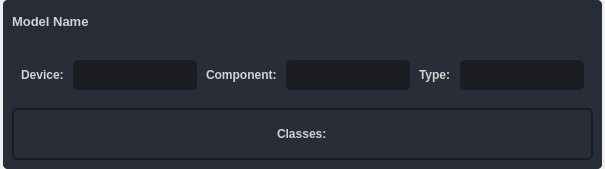
<?xml version="1.0" encoding="UTF-8"?>
<ui version="4.0">
 <class>listWidgetItem_model</class>
 <widget class="QWidget" name="listWidgetItem_model">
  <property name="geometry">
   <rect>
    <x>0</x>
    <y>0</y>
    <width>605</width>
    <height>169</height>
   </rect>
  </property>
  <property name="windowTitle">
   <string>Form</string>
  </property>
  <property name="styleSheet">
   <string notr="true"/>
  </property>
  <layout class="QVBoxLayout" name="verticalLayout">
   <property name="spacing">
    <number>3</number>
   </property>
   <property name="leftMargin">
    <number>3</number>
   </property>
   <property name="topMargin">
    <number>0</number>
   </property>
   <property name="rightMargin">
    <number>3</number>
   </property>
   <property name="bottomMargin">
    <number>0</number>
   </property>
   <item>
    <widget class="QFrame" name="frame_model">
     <property name="minimumSize">
      <size>
       <width>0</width>
       <height>0</height>
      </size>
     </property>
     <property name="maximumSize">
      <size>
       <width>16777215</width>
       <height>16777215</height>
      </size>
     </property>
     <property name="styleSheet">
      <string notr="true">background-color: rgb(41, 45, 56);
border-radius: 5px;
border:transparent;
color: rgb(210, 210, 210);
</string>
     </property>
     <property name="frameShape">
      <enum>QFrame::NoFrame</enum>
     </property>
     <property name="frameShadow">
      <enum>QFrame::Raised</enum>
     </property>
     <layout class="QVBoxLayout" name="verticalLayout_13" stretch="0,0">
      <property name="spacing">
       <number>0</number>
      </property>
      <property name="leftMargin">
       <number>0</number>
      </property>
      <property name="topMargin">
       <number>0</number>
      </property>
      <property name="rightMargin">
       <number>0</number>
      </property>
      <property name="bottomMargin">
       <number>0</number>
      </property>
      <item>
       <widget class="QFrame" name="frame_model_name">
        <property name="sizePolicy">
         <sizepolicy hsizetype="Preferred" vsizetype="Preferred">
          <horstretch>0</horstretch>
          <verstretch>0</verstretch>
         </sizepolicy>
        </property>
        <property name="maximumSize">
         <size>
          <width>16777215</width>
          <height>16777215</height>
         </size>
        </property>
        <property name="cursor">
         <cursorShape>ArrowCursor</cursorShape>
        </property>
        <property name="styleSheet">
         <string notr="true">	border: transparent;
	background-color: rgb(39, 44, 54);
	color: rgb(210,210,210);</string>
        </property>
        <property name="frameShape">
         <enum>QFrame::StyledPanel</enum>
        </property>
        <property name="frameShadow">
         <enum>QFrame::Raised</enum>
        </property>
        <layout class="QHBoxLayout" name="horizontalLayout">
         <property name="leftMargin">
          <number>9</number>
         </property>
         <property name="topMargin">
          <number>9</number>
         </property>
         <property name="rightMargin">
          <number>9</number>
         </property>
         <property name="bottomMargin">
          <number>9</number>
         </property>
         <item>
          <widget class="QPushButton" name="label_model_name">
           <property name="sizePolicy">
            <sizepolicy hsizetype="Expanding" vsizetype="Preferred">
             <horstretch>0</horstretch>
             <verstretch>0</verstretch>
            </sizepolicy>
           </property>
           <property name="minimumSize">
            <size>
             <width>0</width>
             <height>0</height>
            </size>
           </property>
           <property name="maximumSize">
            <size>
             <width>16777215</width>
             <height>16777215</height>
            </size>
           </property>
           <property name="font">
            <font>
             <pointsize>10</pointsize>
             <bold>true</bold>
            </font>
           </property>
           <property name="styleSheet">
            <string notr="true">QPushButton{
	text-align: left;
	border: transparent;
}
QPushButton:hover {
	font-size: 11pt;
	font-weight: bold;
}</string>
           </property>
           <property name="text">
            <string>Model Name</string>
           </property>
           <property name="iconSize">
            <size>
             <width>24</width>
             <height>24</height>
            </size>
           </property>
          </widget>
         </item>
        </layout>
       </widget>
      </item>
      <item>
       <widget class="QFrame" name="frame_model_components">
        <property name="minimumSize">
         <size>
          <width>0</width>
          <height>0</height>
         </size>
        </property>
        <property name="cursor">
         <cursorShape>ArrowCursor</cursorShape>
        </property>
        <property name="styleSheet">
         <string notr="true">QFrame {
	 border: transparent
}</string>
        </property>
        <property name="frameShadow">
         <enum>QFrame::Raised</enum>
        </property>
        <layout class="QVBoxLayout" name="verticalLayout_2">
         <property name="spacing">
          <number>9</number>
         </property>
         <property name="leftMargin">
          <number>9</number>
         </property>
         <property name="topMargin">
          <number>9</number>
         </property>
         <property name="rightMargin">
          <number>9</number>
         </property>
         <property name="bottomMargin">
          <number>9</number>
         </property>
         <item>
          <widget class="QFrame" name="frame_model_inner_components">
           <property name="minimumSize">
            <size>
             <width>0</width>
             <height>0</height>
            </size>
           </property>
           <property name="cursor">
            <cursorShape>ArrowCursor</cursorShape>
           </property>
           <property name="styleSheet">
            <string notr="true">QFrame {
	 border: transparent
}</string>
           </property>
           <property name="frameShadow">
            <enum>QFrame::Raised</enum>
           </property>
           <layout class="QHBoxLayout" name="horizontalLayout_2">
            <property name="spacing">
             <number>9</number>
            </property>
            <property name="leftMargin">
             <number>9</number>
            </property>
            <property name="topMargin">
             <number>9</number>
            </property>
            <property name="rightMargin">
             <number>9</number>
            </property>
            <property name="bottomMargin">
             <number>9</number>
            </property>
            <item>
             <widget class="QLabel" name="model_device_label">
              <property name="sizePolicy">
               <sizepolicy hsizetype="Preferred" vsizetype="Preferred">
                <horstretch>0</horstretch>
                <verstretch>0</verstretch>
               </sizepolicy>
              </property>
              <property name="minimumSize">
               <size>
                <width>0</width>
                <height>0</height>
               </size>
              </property>
              <property name="maximumSize">
               <size>
                <width>16777215</width>
                <height>30</height>
               </size>
              </property>
              <property name="styleSheet">
               <string notr="true">border-color:transparent</string>
              </property>
              <property name="text">
               <string>&lt;!DOCTYPE HTML PUBLIC &quot;-//W3C//DTD HTML 4.0//EN&quot; &quot;http://www.w3.org/TR/REC-html40/strict.dtd&quot;&gt;
&lt;html&gt;&lt;head&gt;&lt;meta name=&quot;qrichtext&quot; content=&quot;1&quot; /&gt;&lt;meta charset=&quot;utf-8&quot; /&gt;&lt;style type=&quot;text/css&quot;&gt;
p, li { white-space: pre-wrap; }
hr { height: 1px; border-width: 0; }
li.unchecked::marker { content: &quot;\2610&quot;; }
li.checked::marker { content: &quot;\2612&quot;; }
&lt;/style&gt;&lt;/head&gt;&lt;body style=&quot; font-family:'Segoe UI'; font-size:9pt; font-weight:400; font-style:normal;&quot;&gt;
&lt;p style=&quot; margin-top:0px; margin-bottom:0px; margin-left:0px; margin-right:0px; -qt-block-indent:0; text-indent:0px;&quot;&gt;&lt;span style=&quot; font-weight:700;&quot;&gt;Device:&lt;/span&gt;&lt;/p&gt;&lt;/body&gt;&lt;/html&gt;</string>
              </property>
              <property name="textFormat">
               <enum>Qt::MarkdownText</enum>
              </property>
              <property name="wordWrap">
               <bool>true</bool>
              </property>
             </widget>
            </item>
            <item>
             <widget class="QLineEdit" name="model_device_textEdit">
              <property name="enabled">
               <bool>true</bool>
              </property>
              <property name="minimumSize">
               <size>
                <width>0</width>
                <height>30</height>
               </size>
              </property>
              <property name="maximumSize">
               <size>
                <width>16777215</width>
                <height>30</height>
               </size>
              </property>
              <property name="styleSheet">
               <string notr="true">QLineEdit {
	height: 25px;
	background-color: rgb(27, 29, 35);
	border-radius: 5px;
	border: 2px solid rgb(27, 29, 35);
	padding-left: 10px;
}
QLineEdit:hover {
	border: 2px solid rgb(64, 71, 88);
}
QLineEdit:focus {
	border: 2px solid rgb(91, 101, 124);
}
QLineEdit[text=&quot;&quot;]{
	color:rgb(90,90,90);
}

QLineEdit:disabled {
	color: rgb(60,60,60);
	background-color: rgb(60, 60, 60);
	border: 2px solid rgb(32, 32, 32);
}</string>
              </property>
              <property name="readOnly">
               <bool>true</bool>
              </property>
             </widget>
            </item>
            <item>
             <widget class="QLabel" name="model_component_label">
              <property name="sizePolicy">
               <sizepolicy hsizetype="Preferred" vsizetype="Preferred">
                <horstretch>0</horstretch>
                <verstretch>0</verstretch>
               </sizepolicy>
              </property>
              <property name="minimumSize">
               <size>
                <width>0</width>
                <height>0</height>
               </size>
              </property>
              <property name="maximumSize">
               <size>
                <width>16777215</width>
                <height>30</height>
               </size>
              </property>
              <property name="styleSheet">
               <string notr="true">border-color:transparent</string>
              </property>
              <property name="text">
               <string>&lt;!DOCTYPE HTML PUBLIC &quot;-//W3C//DTD HTML 4.0//EN&quot; &quot;http://www.w3.org/TR/REC-html40/strict.dtd&quot;&gt;
&lt;html&gt;&lt;head&gt;&lt;meta name=&quot;qrichtext&quot; content=&quot;1&quot; /&gt;&lt;meta charset=&quot;utf-8&quot; /&gt;&lt;style type=&quot;text/css&quot;&gt;
p, li { white-space: pre-wrap; }
hr { height: 1px; border-width: 0; }
li.unchecked::marker { content: &quot;\2610&quot;; }
li.checked::marker { content: &quot;\2612&quot;; }
&lt;/style&gt;&lt;/head&gt;&lt;body style=&quot; font-family:'Segoe UI'; font-size:9pt; font-weight:400; font-style:normal;&quot;&gt;
&lt;p style=&quot; margin-top:0px; margin-bottom:0px; margin-left:0px; margin-right:0px; -qt-block-indent:0; text-indent:0px;&quot;&gt;&lt;span style=&quot; font-weight:700;&quot;&gt;Component:&lt;/span&gt;&lt;/p&gt;&lt;/body&gt;&lt;/html&gt;</string>
              </property>
              <property name="textFormat">
               <enum>Qt::MarkdownText</enum>
              </property>
              <property name="wordWrap">
               <bool>true</bool>
              </property>
             </widget>
            </item>
            <item>
             <widget class="QLineEdit" name="model_component_textEdit">
              <property name="enabled">
               <bool>true</bool>
              </property>
              <property name="minimumSize">
               <size>
                <width>0</width>
                <height>30</height>
               </size>
              </property>
              <property name="maximumSize">
               <size>
                <width>16777215</width>
                <height>30</height>
               </size>
              </property>
              <property name="styleSheet">
               <string notr="true">QLineEdit {
	height: 25px;
	background-color: rgb(27, 29, 35);
	border-radius: 5px;
	border: 2px solid rgb(27, 29, 35);
	padding-left: 10px;
}
QLineEdit:hover {
	border: 2px solid rgb(64, 71, 88);
}
QLineEdit:focus {
	border: 2px solid rgb(91, 101, 124);
}
QLineEdit[text=&quot;&quot;]{
	color:rgb(90,90,90);
}

QLineEdit:disabled {
	color: rgb(60,60,60);
	background-color: rgb(60, 60, 60);
	border: 2px solid rgb(32, 32, 32);
}</string>
              </property>
              <property name="readOnly">
               <bool>true</bool>
              </property>
             </widget>
            </item>
            <item>
             <widget class="QLabel" name="model_type_label">
              <property name="sizePolicy">
               <sizepolicy hsizetype="Preferred" vsizetype="Preferred">
                <horstretch>0</horstretch>
                <verstretch>0</verstretch>
               </sizepolicy>
              </property>
              <property name="minimumSize">
               <size>
                <width>0</width>
                <height>0</height>
               </size>
              </property>
              <property name="maximumSize">
               <size>
                <width>16777215</width>
                <height>30</height>
               </size>
              </property>
              <property name="styleSheet">
               <string notr="true">border-color:transparent</string>
              </property>
              <property name="text">
               <string>&lt;!DOCTYPE HTML PUBLIC &quot;-//W3C//DTD HTML 4.0//EN&quot; &quot;http://www.w3.org/TR/REC-html40/strict.dtd&quot;&gt;
&lt;html&gt;&lt;head&gt;&lt;meta name=&quot;qrichtext&quot; content=&quot;1&quot; /&gt;&lt;meta charset=&quot;utf-8&quot; /&gt;&lt;style type=&quot;text/css&quot;&gt;
p, li { white-space: pre-wrap; }
hr { height: 1px; border-width: 0; }
li.unchecked::marker { content: &quot;\2610&quot;; }
li.checked::marker { content: &quot;\2612&quot;; }
&lt;/style&gt;&lt;/head&gt;&lt;body style=&quot; font-family:'Segoe UI'; font-size:9pt; font-weight:400; font-style:normal;&quot;&gt;
&lt;p style=&quot; margin-top:0px; margin-bottom:0px; margin-left:0px; margin-right:0px; -qt-block-indent:0; text-indent:0px;&quot;&gt;&lt;span style=&quot; font-weight:700;&quot;&gt;Type:&lt;/span&gt;&lt;/p&gt;&lt;/body&gt;&lt;/html&gt;</string>
              </property>
              <property name="textFormat">
               <enum>Qt::MarkdownText</enum>
              </property>
              <property name="wordWrap">
               <bool>true</bool>
              </property>
             </widget>
            </item>
            <item>
             <widget class="QLineEdit" name="model_type_textEdit">
              <property name="enabled">
               <bool>true</bool>
              </property>
              <property name="minimumSize">
               <size>
                <width>0</width>
                <height>30</height>
               </size>
              </property>
              <property name="maximumSize">
               <size>
                <width>16777215</width>
                <height>30</height>
               </size>
              </property>
              <property name="styleSheet">
               <string notr="true">QLineEdit {
	height: 25px;
	background-color: rgb(27, 29, 35);
	border-radius: 5px;
	border: 2px solid rgb(27, 29, 35);
	padding-left: 10px;
}
QLineEdit:hover {
	border: 2px solid rgb(64, 71, 88);
}
QLineEdit:focus {
	border: 2px solid rgb(91, 101, 124);
}
QLineEdit[text=&quot;&quot;]{
	color:rgb(90,90,90);
}

QLineEdit:disabled {
	color: rgb(60,60,60);
	background-color: rgb(60, 60, 60);
	border: 2px solid rgb(32, 32, 32);
}</string>
              </property>
              <property name="readOnly">
               <bool>true</bool>
              </property>
             </widget>
            </item>
           </layout>
          </widget>
         </item>
         <item>
          <widget class="QFrame" name="frame_model_classes">
           <property name="sizePolicy">
            <sizepolicy hsizetype="Expanding" vsizetype="Preferred">
             <horstretch>0</horstretch>
             <verstretch>0</verstretch>
            </sizepolicy>
           </property>
           <property name="minimumSize">
            <size>
             <width>0</width>
             <height>0</height>
            </size>
           </property>
           <property name="cursor">
            <cursorShape>ArrowCursor</cursorShape>
           </property>
           <property name="styleSheet">
            <string notr="true">QFrame {
	border-radius: 5px;
	border: 2px solid rgb(27, 29, 35);
}</string>
           </property>
           <property name="frameShadow">
            <enum>QFrame::Raised</enum>
           </property>
           <layout class="QHBoxLayout" name="horizontalLayout_3">
            <property name="spacing">
             <number>24</number>
            </property>
            <property name="leftMargin">
             <number>9</number>
            </property>
            <property name="topMargin">
             <number>9</number>
            </property>
            <property name="rightMargin">
             <number>9</number>
            </property>
            <property name="bottomMargin">
             <number>9</number>
            </property>
            <item>
             <widget class="QLabel" name="model_classes_label">
              <property name="sizePolicy">
               <sizepolicy hsizetype="Fixed" vsizetype="Preferred">
                <horstretch>0</horstretch>
                <verstretch>0</verstretch>
               </sizepolicy>
              </property>
              <property name="minimumSize">
               <size>
                <width>0</width>
                <height>30</height>
               </size>
              </property>
              <property name="maximumSize">
               <size>
                <width>16777215</width>
                <height>30</height>
               </size>
              </property>
              <property name="styleSheet">
               <string notr="true">border:transparent;</string>
              </property>
              <property name="text">
               <string>&lt;!DOCTYPE HTML PUBLIC &quot;-//W3C//DTD HTML 4.0//EN&quot; &quot;http://www.w3.org/TR/REC-html40/strict.dtd&quot;&gt;
&lt;html&gt;&lt;head&gt;&lt;meta name=&quot;qrichtext&quot; content=&quot;1&quot; /&gt;&lt;meta charset=&quot;utf-8&quot; /&gt;&lt;style type=&quot;text/css&quot;&gt;
p, li { white-space: pre-wrap; }
hr { height: 1px; border-width: 0; }
li.unchecked::marker { content: &quot;\2610&quot;; }
li.checked::marker { content: &quot;\2612&quot;; }
&lt;/style&gt;&lt;/head&gt;&lt;body style=&quot; font-family:'Segoe UI'; font-size:9pt; font-weight:400; font-style:normal;&quot;&gt;
&lt;p style=&quot; margin-top:0px; margin-bottom:0px; margin-left:0px; margin-right:0px; -qt-block-indent:0; text-indent:0px;&quot;&gt;&lt;span style=&quot; font-weight:700;&quot;&gt;Classes:&lt;/span&gt;&lt;/p&gt;&lt;/body&gt;&lt;/html&gt;</string>
              </property>
              <property name="textFormat">
               <enum>Qt::MarkdownText</enum>
              </property>
              <property name="wordWrap">
               <bool>true</bool>
              </property>
             </widget>
            </item>
           </layout>
          </widget>
         </item>
        </layout>
       </widget>
      </item>
     </layout>
    </widget>
   </item>
  </layout>
 </widget>
 <resources>
  <include location="resources.qrc"/>
 </resources>
 <connections/>
</ui>
